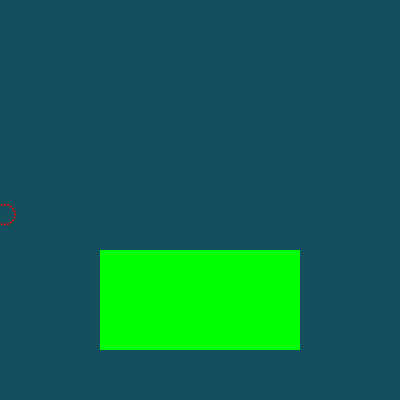
Frame 1 (no input)
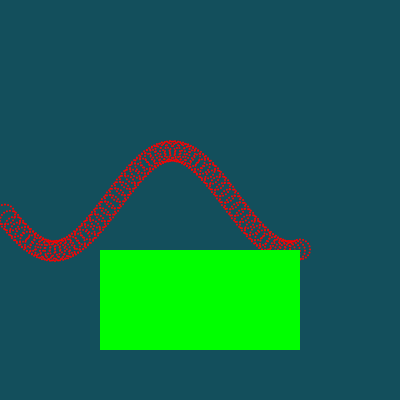
Frame 60 (the mouse pressed at the canvas centre just before this capture)
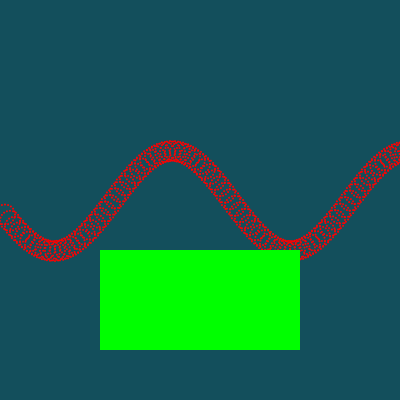
Frame 120 (the mouse held since frame 60 and released just before this capture)

The Processing sketch that drew these frames (run headless with seeded random() and noise(); from frame 60 on, the mouse is pressed at the canvas centre):

// Processing sketch: Tarefa_02_Modulo_02_Atividade_3
// ── Tarefa_02_Modulo_02_Atividade_3.pde
void setup(){
  size(400,400);
  background(#134f5c);
  noStroke();
  noFill();
}

float x = 0;
float y = 0;

float a = 50;

float cor1 = 255;
float cor2 = 0;
float cor3 = 0;

boolean button = false;

void circulo(float x, float y, float r, float num){
  
  float angulo = 0;
  translate(x,y); //Passa a coordena x,y para o centro
  
  while (angulo < 2*PI){
    float X = r * cos(angulo); //calcula o ponto X
    float Y = r * sin(angulo); //calcula o ponto Y 
    
    fill(cor1,cor2,cor3);
    ellipse(X,Y,2,2);
    
    angulo = angulo + PI/num; //Calcula o numero de Pontos para formar a circuferência
  }

  translate(-x,-y);
}


void senoidal(float amp, float b, float c, float d){
  translate(0, height/2); //Passa o centro para metade da altura
  
  x = x + 5; //Aumenta o X de 5 em 5
  
  y = amp * sin(b*x + c) + d; //Função senoidal
  
  fill(255,0,0);


}


void draw(){
  senoidal(a,5,3,1); //Calcula o ponto x e y no ponto da senodie
  circulo(x,y,10,10); //Desenha um circulo nos valores calculados
  fill(0,255,0);
  
  rect(100,50,200,100); //Cria um botão
  fill(255);
}

void mousePressed(){
  if(mouseX>100 && mouseX <300 && mouseY>250 && mouseY <350){
     x = 0;
     
     a = random(10,50); //Sorteia uma amplitude aleatoria
     
     cor1 = random(1,255); //Sorte um numero aleatório para todo o RGB
     cor2 = random(1,255);
     cor3 = random(1,255);
  }

}
